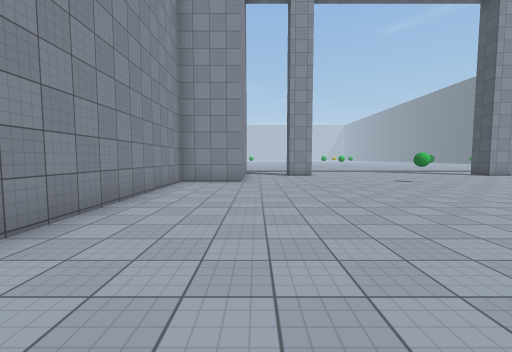
view 1 (above)

23 first-person views from a walk through a scene from a Unity 3-D project. The camera is 1.5 m above the floor, tilts 4° down and sees 90° across. The floor is counted in squares, 1.88 m on a side. Each view is taken from the middle of a square. On the plan, view 1 faces up. The plan holds only what a view shows up to about 10 squares ahead; the rest is blank. The place goes on beyond the plan. The player is left out. Surface patterns are stand-ins for the level's own textures.

view 2
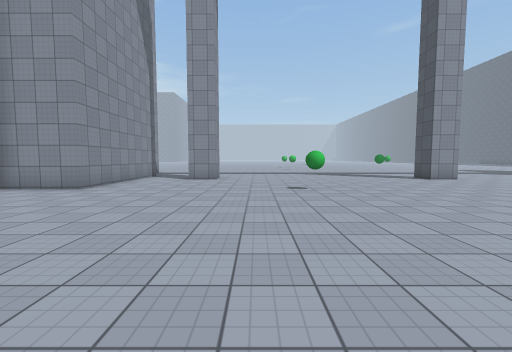

view 3
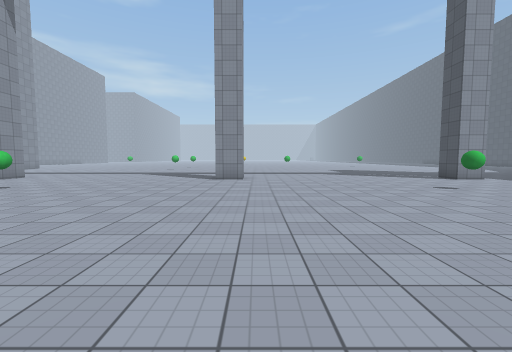

view 4
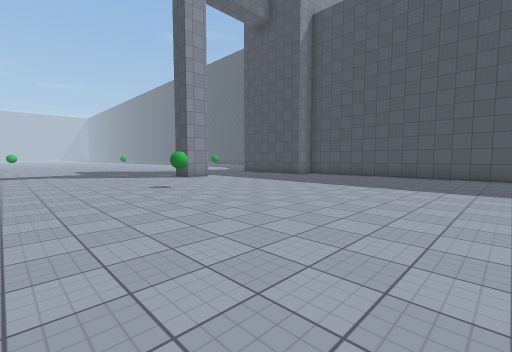

view 5
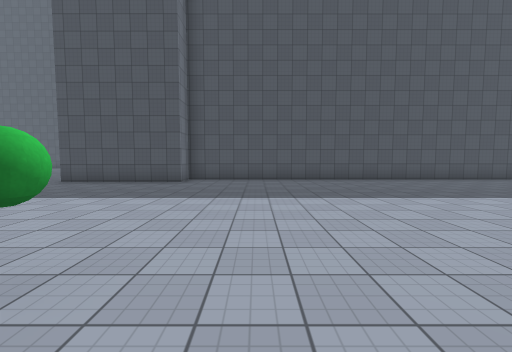

view 6
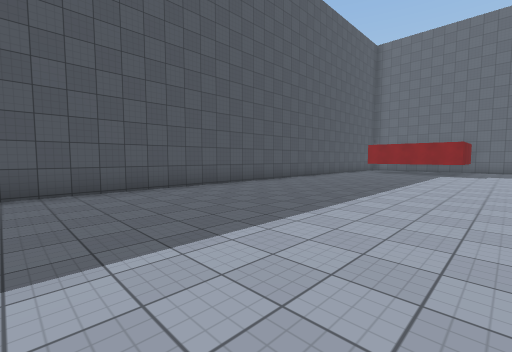

view 7
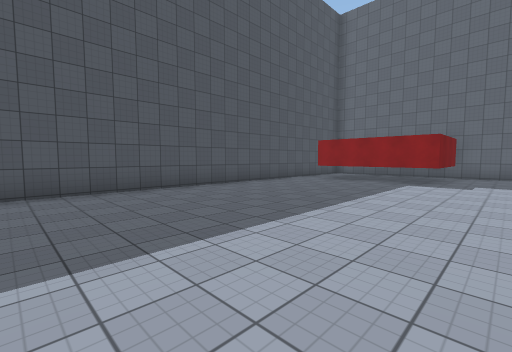

view 8
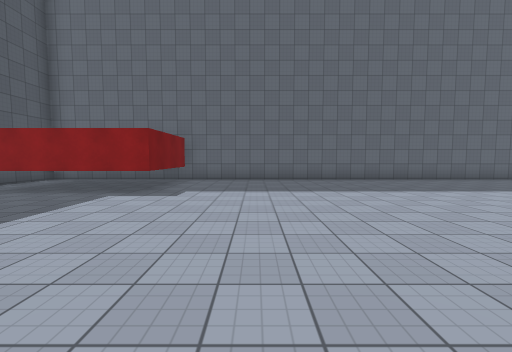

view 9
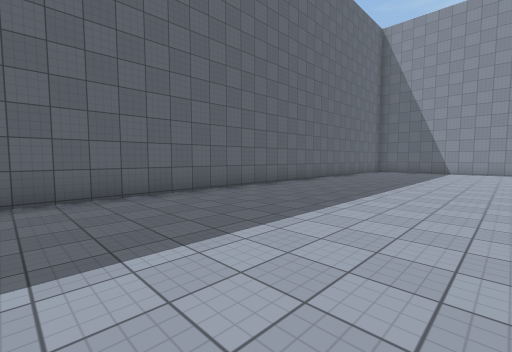

view 10
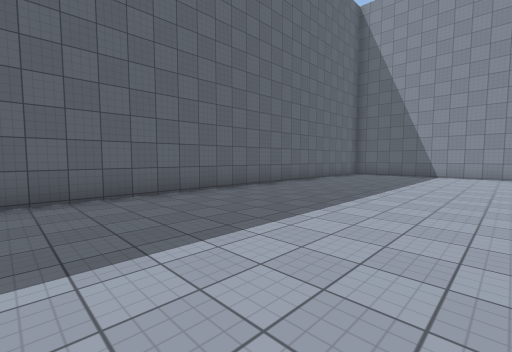

view 11
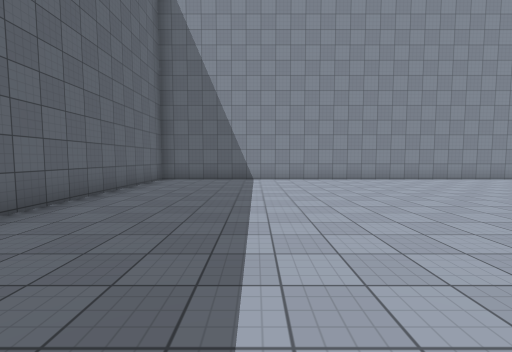

view 12
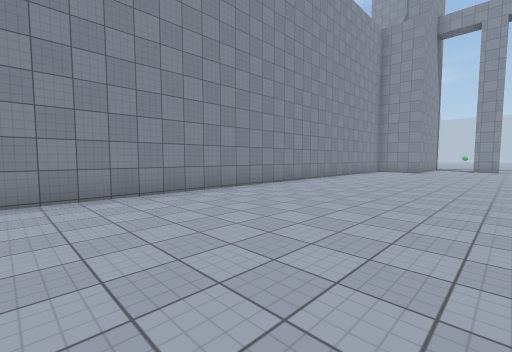

view 13
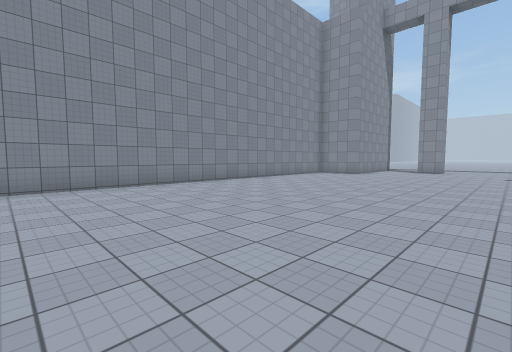

view 14
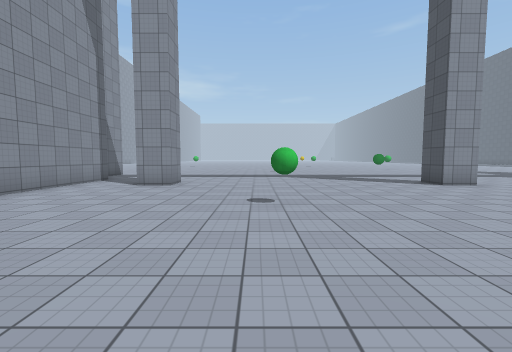

view 15
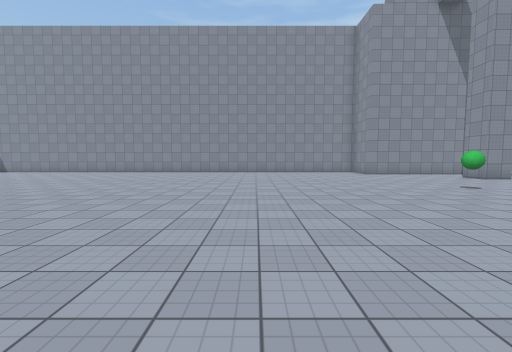

view 16
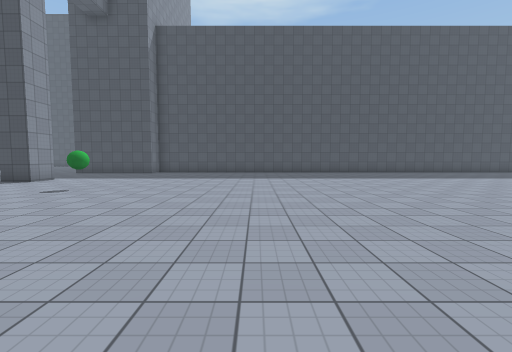

view 17
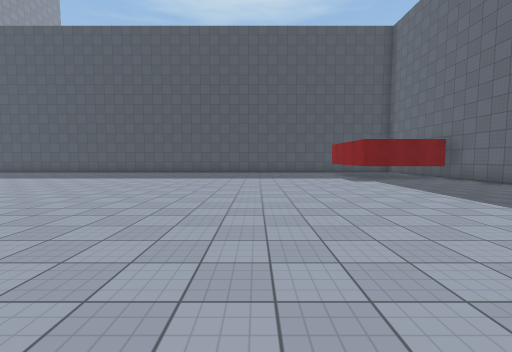

view 18
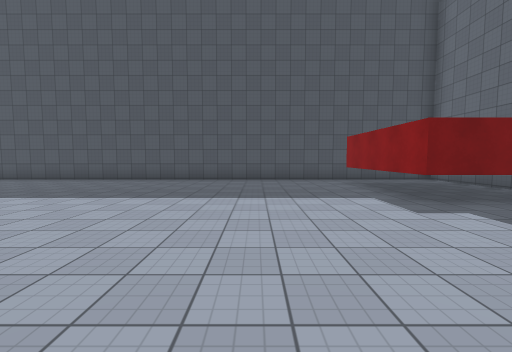

view 19
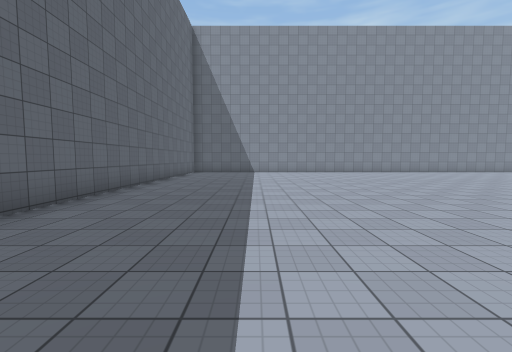

view 20
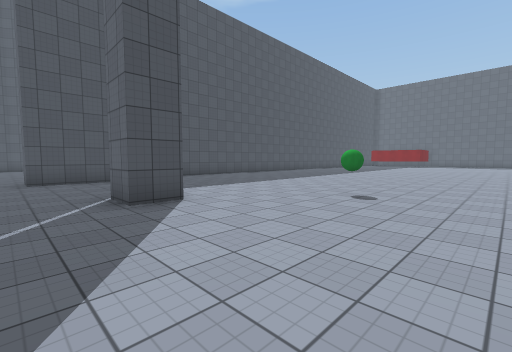

view 21
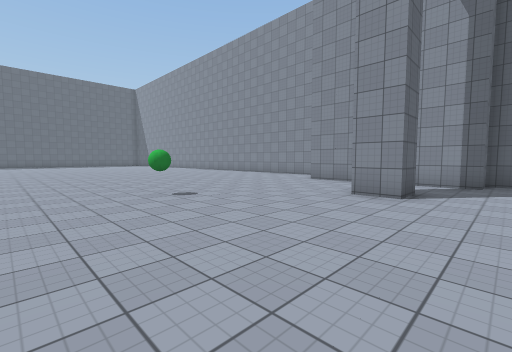

view 22
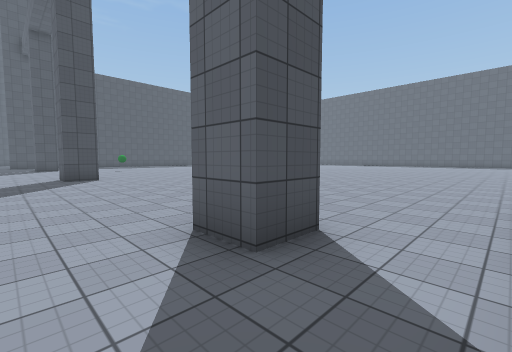

view 23
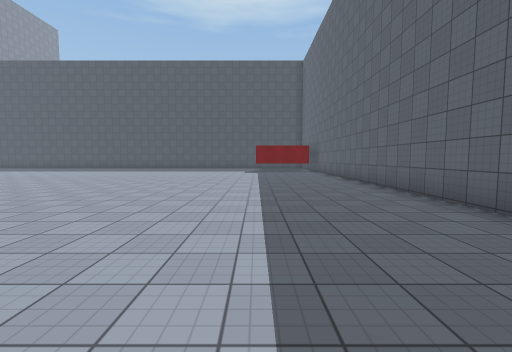

### Floor plan
Points are (right, up) in squares from view 1. A wall is a line through its corners. A room is listed if a view was taken in it or the views show most of it. See-through windows are left out.
Room 1 (views 1, 2, 3, 4, 5, 6, 7, 8, 9, 10, 11, 12, 13, 14, 15, 16, 17, 18, 19, 20, 21, 22, 23)
walls: (11.6, 11.5) (10.5, 11.5) (10.5, 12.5) (11.5, 12.5); (2.5, 11.5) (1.5, 11.5) (1.5, 12.5) (2.5, 12.5) (2.5, 11.5); (20.6, 11.5) (19.5, 11.5) (19.5, 12.5) (20.5, 12.5); (20.5, -14.1) (20.5, -11) (24.5, -11); (-1.5, 14.1) (-1.5, 13.5) (-0.5, 13.5) (-0.5, 8.5) (-2.5, 8.5) (-2.5, -14.5) (25.5, -14.5) (25.5, 9.5) (24.5, 9.5) (24.5, 13.5)
ways out: opening at (25, 14)
objects: green ball (5, 9); green ball (17, 9)

Positions as (right, up) in squares from view 1, and headings:
1: (0, 0), facing up
2: (4, 2), facing up
3: (12, 2), facing up
4: (14, 2), facing up-right
5: (16, 7), facing right
6: (19, 3), facing down-right
7: (19, -2), facing down-right
8: (18, -5), facing down
9: (13, -9), facing down-left
10: (10, -9), facing down-left
11: (7, -11), facing left
12: (3, -7), facing up-left
13: (5, -4), facing up-left
14: (5, 4), facing up
15: (12, 3), facing left
16: (11, 4), facing right
17: (11, -7), facing right
18: (16, -8), facing right
19: (12, -11), facing left
20: (15, 14), facing down-right
21: (8, 14), facing down-left
22: (0, 14), facing down-right
23: (6, -11), facing right
